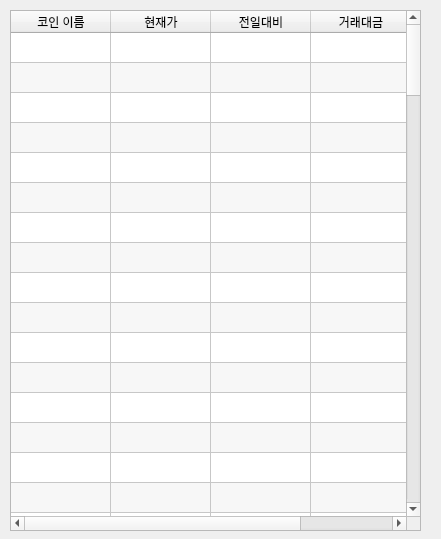
<?xml version="1.0" encoding="UTF-8"?>
<ui version="4.0">
 <class>Form</class>
 <widget class="QWidget" name="Form">
  <property name="geometry">
   <rect>
    <x>0</x>
    <y>0</y>
    <width>441</width>
    <height>539</height>
   </rect>
  </property>
  <property name="cursor">
   <cursorShape>ArrowCursor</cursorShape>
  </property>
  <property name="windowTitle">
   <string>Form</string>
  </property>
  <widget class="QTableWidget" name="cointable">
   <property name="geometry">
    <rect>
     <x>10</x>
     <y>10</y>
     <width>411</width>
     <height>521</height>
    </rect>
   </property>
   <property name="editTriggers">
    <set>QAbstractItemView::AnyKeyPressed|QAbstractItemView::EditKeyPressed|QAbstractItemView::SelectedClicked</set>
   </property>
   <property name="alternatingRowColors">
    <bool>true</bool>
   </property>
   <property name="selectionMode">
    <enum>QAbstractItemView::SingleSelection</enum>
   </property>
   <property name="rowCount">
    <number>109</number>
   </property>
   <property name="columnCount">
    <number>4</number>
   </property>
   <attribute name="horizontalHeaderStretchLastSection">
    <bool>false</bool>
   </attribute>
   <attribute name="verticalHeaderVisible">
    <bool>false</bool>
   </attribute>
   <row/>
   <row/>
   <row/>
   <row/>
   <row/>
   <row/>
   <row/>
   <row/>
   <row/>
   <row/>
   <row/>
   <row/>
   <row/>
   <row/>
   <row/>
   <row/>
   <row/>
   <row/>
   <row/>
   <row/>
   <row/>
   <row/>
   <row/>
   <row/>
   <row/>
   <row/>
   <row/>
   <row/>
   <row/>
   <row/>
   <row/>
   <row/>
   <row/>
   <row/>
   <row/>
   <row/>
   <row/>
   <row/>
   <row/>
   <row/>
   <row/>
   <row/>
   <row/>
   <row/>
   <row/>
   <row/>
   <row/>
   <row/>
   <row/>
   <row/>
   <row/>
   <row/>
   <row/>
   <row/>
   <row/>
   <row/>
   <row/>
   <row/>
   <row/>
   <row/>
   <row/>
   <row/>
   <row/>
   <row/>
   <row/>
   <row/>
   <row/>
   <row/>
   <row/>
   <row/>
   <row/>
   <row/>
   <row/>
   <row/>
   <row/>
   <row/>
   <row/>
   <row/>
   <row/>
   <row/>
   <row/>
   <row/>
   <row/>
   <row/>
   <row/>
   <row/>
   <row/>
   <row/>
   <row/>
   <row/>
   <row/>
   <row/>
   <row/>
   <row/>
   <row/>
   <row/>
   <row/>
   <row/>
   <row/>
   <row/>
   <row/>
   <row/>
   <row/>
   <row/>
   <row/>
   <row/>
   <row/>
   <row/>
   <row/>
   <column>
    <property name="text">
     <string>코인 이름</string>
    </property>
   </column>
   <column>
    <property name="text">
     <string>현재가</string>
    </property>
   </column>
   <column>
    <property name="text">
     <string>전일대비</string>
    </property>
   </column>
   <column>
    <property name="text">
     <string>거래대금</string>
    </property>
   </column>
  </widget>
 </widget>
 <resources/>
 <connections/>
</ui>
